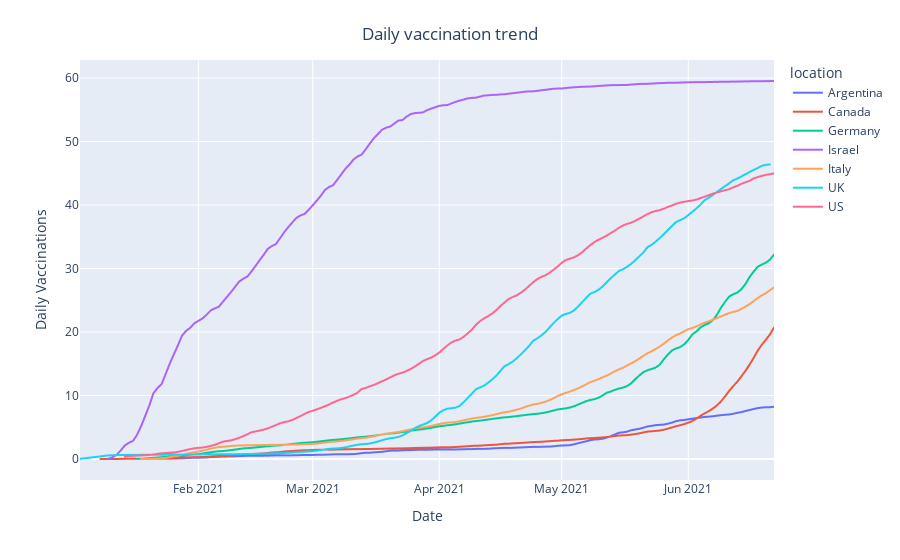

Notebook source saved alongside this figure:
### Code cell
# ------------>>>>>>>> RUN THIS CODE CELL <<<<<<<<------------
# === CELL TYPE: IMPORTS AND SETUP 

import pandas as pd
import numpy as np
import plotly.express as px
import seaborn as sn
df = pd.read_csv('owid-covid-data.csv')
df.dropna(subset = ["people_fully_vaccinated_per_hundred"], inplace=True)
df2=df[['location','date', 'people_fully_vaccinated_per_hundred' ]]
import requests
import json
import matplotlib.pyplot as plt
# ---
import os # for testing only
import covid_daily
import pandas as pd
import covid_daily

rVaccinated = pd.read_csv('Vaccinated2.csv')
rVaccinated.dropna(subset = ["people_fully_vaccinated_per_hundred"], inplace=True)
rVaccinated = rVaccinated[rVaccinated["location"] != 'Gibraltar']
rVaccinated.query("people_fully_vaccinated_per_hundred>0" , inplace = True)

Vaccinated=rVaccinated.copy()

Vaccinated=Vaccinated.query('location in ["US","UK","Canada","Israel","Italy","Germany","Argentina"]')
fig = px.line(Vaccinated, x = 'date', y ='people_fully_vaccinated_per_hundred', color = 'location')
fig.update_layout(
    title={
            'text' : "Daily vaccination trend",
            'y':0.95,
            'x':0.5
        },
    xaxis_title="Date",
    yaxis_title="Daily Vaccinations"
)
fig.show()

### Figure 1 — Plotly figure (JSON) as saved in the notebook; plotly's stock layout.template omitted (floating-point values rounded to 4 significant figures; data arrays with more than 128 entries replaced by an {"elided": "..."} marker saying what was removed)
{"data": [{"hovertemplate": "location=Argentina<br>date=%{x}<br>people_fully_vaccinated_per_hundred=%{y}<extra></extra>", "legendgroup": "Argentina", "line": {"color": "#636efa", "dash": "solid"}, "mode": "lines", "name": "Argentina", "showlegend": true, "type": "scattergl", "x": {"elided": "150 str values"}, "xaxis": "x", "y": {"elided": "150 float values"}, "yaxis": "y"}, {"hovertemplate": "location=Canada<br>date=%{x}<br>people_fully_vaccinated_per_hundred=%{y}<extra></extra>", "legendgroup": "Canada", "line": {"color": "#EF553B", "dash": "solid"}, "mode": "lines", "name": "Canada", "showlegend": true, "type": "scattergl", "x": {"elided": "166 str values"}, "xaxis": "x", "y": {"elided": "166 float values"}, "yaxis": "y"}, {"hovertemplate": "location=Germany<br>date=%{x}<br>people_fully_vaccinated_per_hundred=%{y}<extra></extra>", "legendgroup": "Germany", "line": {"color": "#00cc96", "dash": "solid"}, "mode": "lines", "name": "Germany", "showlegend": true, "type": "scattergl", "x": {"elided": "157 str values"}, "xaxis": "x", "y": {"elided": "157 float values"}, "yaxis": "y"}, {"hovertemplate": "location=Israel<br>date=%{x}<br>people_fully_vaccinated_per_hundred=%{y}<extra></extra>", "legendgroup": "Israel", "line": {"color": "#ab63fa", "dash": "solid"}, "mode": "lines", "name": "Israel", "showlegend": true, "type": "scattergl", "x": {"elided": "164 str values"}, "xaxis": "x", "y": {"elided": "164 float values"}, "yaxis": "y"}, {"hovertemplate": "location=Italy<br>date=%{x}<br>people_fully_vaccinated_per_hundred=%{y}<extra></extra>", "legendgroup": "Italy", "line": {"color": "#FFA15A", "dash": "solid"}, "mode": "lines", "name": "Italy", "showlegend": true, "type": "scattergl", "x": {"elided": "156 str values"}, "xaxis": "x", "y": {"elided": "156 float values"}, "yaxis": "y"}, {"hovertemplate": "location=UK<br>date=%{x}<br>people_fully_vaccinated_per_hundred=%{y}<extra></extra>", "legendgroup": "UK", "line": {"color": "#19d3f3", "dash": "solid"}, "mode": "lines", "name": "UK", "showlegend": true, "type": "scattergl", "x": {"elided": "164 str values"}, "xaxis": "x", "y": {"elided": "164 float values"}, "yaxis": "y"}, {"hovertemplate": "location=US<br>date=%{x}<br>people_fully_vaccinated_per_hundred=%{y}<extra></extra>", "legendgroup": "US", "line": {"color": "#FF6692", "dash": "solid"}, "mode": "lines", "name": "US", "showlegend": true, "type": "scattergl", "x": {"elided": "155 str values"}, "xaxis": "x", "y": {"elided": "155 float values"}, "yaxis": "y"}], "layout": {"legend": {"title": {"text": "location"}, "tracegroupgap": 0}, "margin": {"t": 60}, "title": {"text": "Daily vaccination trend", "x": 0.5, "y": 0.95}, "xaxis": {"anchor": "y", "domain": [0, 1], "title": {"text": "Date"}}, "yaxis": {"anchor": "x", "domain": [0, 1], "title": {"text": "Daily Vaccinations"}}}}
